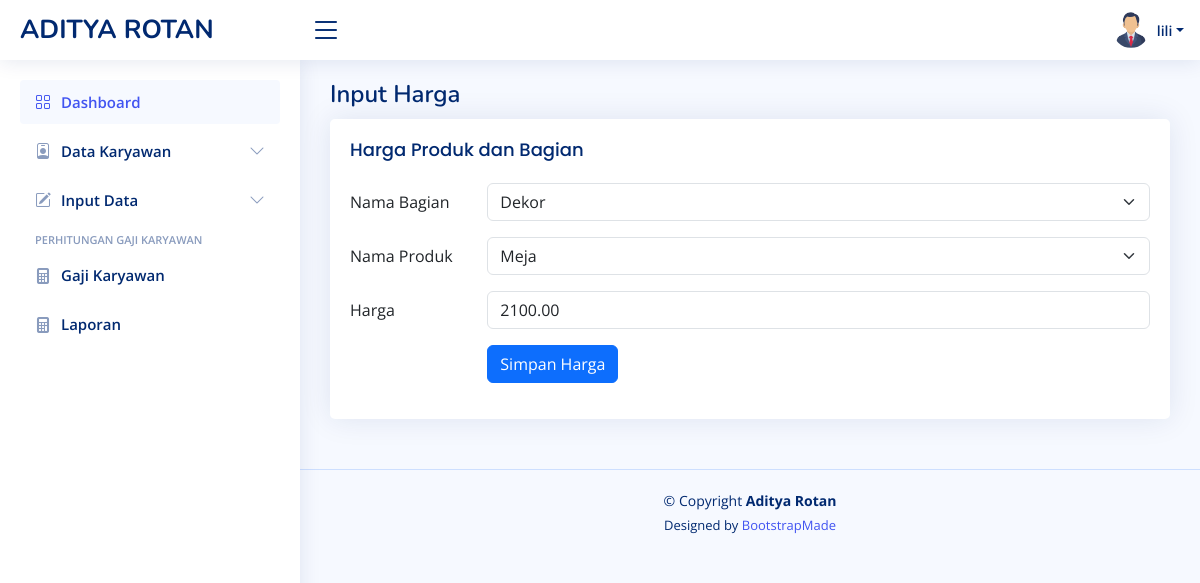
The page /update_harga.php?id=2 (signed in) on the database its author committed.
### tables this page shows
CREATE TABLE `akun` (
  `id_user` int(5) NOT NULL,
  `username` varchar(100) NOT NULL,
  `email` varchar(100) NOT NULL,
  `password` varchar(100) NOT NULL,
  `photo` varchar(255) NOT NULL,
  `telp` varchar(13) NOT NULL
);

CREATE TABLE `harga` (
  `id_harga` int(11) NOT NULL,
  `id_produk` int(11) DEFAULT NULL,
  `id_bagian` int(11) DEFAULT NULL,
  `harga` decimal(10,2) NOT NULL
);

### update_harga.php (the view, shortened to what this page needs)
<?php
require 'function.php';
    $query = "SELECT id_produk, nama_produk FROM produk";
    $result = mysqli_query($koneksi, $query);
    $query = "SELECT id_bagian, nama_bagian FROM bagian";
    $result_bagian = mysqli_query($koneksi, $query);
?>
<?php include "template/header.php"; ?>
<?php include "template/sidebar.php"; ?>
  <main id="main" class="main">
    <div class="pagetitle">
      <h1>Input Harga</h1>
    </div>
    <section class="section">
        <div class="row">
            <div class="col-lg-12">
            <div class="card">
                <div class="card-body">
                <h5 class="card-title">Harga Produk dan Bagian</h5>
                <?php
                    $id = $_GET['id'];
                    $data = "SELECT harga.*, produk.nama_produk, bagian.nama_bagian from harga
                             join produk on harga.id_produk = produk.id_produk
                             join bagian on harga.id_bagian = bagian.id_bagian WHERE id_harga = '$id'";
                    $query = mysqli_query($conn, $data);
                    $d = mysqli_fetch_array($query);
                    $selected_id_produk = $d['id_produk'];
                    $selected_id_bagian = $d['id_bagian'];
                ?>
                <form action="" method="POST">
                    <div class="row mb-3">
                        <label for="inputEmail3" class="col-sm-2 col-form-label">Nama Bagian</label>
                        <div class="col-sm-10">
                            <select name="id_bagian" class="form-select" aria-label="Default select example">
                                <?php
                                    while ($row = mysqli_fetch_assoc($result_bagian)) {
                                        $selected = ($row['id_bagian'] == $selected_id_bagian) ? 'selected' : '';
                                        echo "<option value='{$d['id_bagian']}' $selected>{$row['nama_bagian']}</option>";
                                    }
                                ?>
                            </select>
                        </div>
                    </div>
                    <div class="row mb-3">
                        <label for="inputEmail3" class="col-sm-2 col-form-label">Nama Produk</label>
                        <div class="col-sm-10">
                            <select name="id_produk" class="form-select" aria-label="Default select example">
                                <?php
                                    while ($row = mysqli_fetch_assoc($result)) {
                                        $selected = ($row['id_produk'] == $selected_id_produk) ? 'selected' : '';
                                        echo "<option value='{$d['id_produk']}' $selected>{$row['nama_produk']}</option>";
                                    }
                                ?>
                            </select>
                        </div>
                    </div>
                    <div class="row mb-3">
                        <label for="inputText" class="col-sm-2 col-form-label">Harga</label>
                        <div class="col-sm-10">
                            <input type="text" name="harga" class="form-control" value="<?= $d["harga"] ?>">
                        </div>
                    </div>
                    <div class="row mb-3">
                        <label for="inputText" class="col-sm-2 col-form-label"></label>
                        <div class="col-sm-4">
                        <button type="submit" name="submit" class="btn btn-primary">Simpan Harga</button>
                        </div>
                    </div>
                </form>
            </div>
            </div>
        </div>
    </section>
  </main>
<?php include "template/footer.php"; ?>

### template/header.php (shortened to what this page needs)
<?php
include_once("koneksi.php");
$username = $_SESSION['username'];
$sql = "SELECT * FROM akun WHERE username = '$username'";
$query = mysqli_query($koneksi, $sql);
$akun = mysqli_fetch_assoc($query);
?>
<!DOCTYPE html>
<html lang="en">
  <head>
    <link href="assets/vendor/bootstrap/css/bootstrap.min.css" rel="stylesheet" />
    <link href="assets/vendor/bootstrap-icons/bootstrap-icons.css" rel="stylesheet" />
    <link href="assets/vendor/boxicons/css/boxicons.min.css" rel="stylesheet" />
    <link href="assets/vendor/quill/quill.snow.css" rel="stylesheet" />
    <link href="assets/vendor/quill/quill.bubble.css" rel="stylesheet" />
    <link href="assets/vendor/remixicon/remixicon.css" rel="stylesheet" />
    <link href="assets/vendor/simple-datatables/style.css" rel="stylesheet" />
    <link href="assets/css/style.css" rel="stylesheet" />
  </head>
  <body>
    <header id="header" class="header fixed-top d-flex align-items-center">
      <div class="d-flex align-items-center justify-content-between">
        <a href="index.html" class="logo d-flex align-items-center">
          <span class="d-none d-lg-block">ADITYA ROTAN</span>
        </a>
        <i class="bi bi-list toggle-sidebar-btn"></i>
      </div>
      <nav class="header-nav ms-auto">
        <ul class="d-flex align-items-center">
          <li class="nav-item dropdown pe-3">
            <a class="nav-link nav-profile d-flex align-items-center pe-0" href="#" data-bs-toggle="dropdown">
              <?php
              if ($akun['photo'] == "") {
              ?>
                  <img src="assets/img/user.png" alt="Profile.php" class="rounded-circle">
              <?php
              } else {
              ?>
                  <img src="assets/img/<?= $akun['photo'] ?>" alt="Profile.php" class="rounded-circle">
              <?php
              }
              ?>
              <span class="d-none d-md-block dropdown-toggle ps-2"><?= $username; ?></span> </a
            >
          </li>
        </ul>
      </nav>
    </header>

### assets/css/style.css (style rules this page uses)
:root { scroll-behavior: smooth; }
body { font-family: "Open Sans", sans-serif; background: #f6f9ff; color: #444444; }
a { color: #4154f1; text-decoration: none; }
h1, h2, h3, h4, h5, h6 { font-family: "Nunito", sans-serif; }
#main { margin-top: 60px; padding: 20px 30px; transition: all 0.3s; }
.pagetitle { margin-bottom: 10px; }
.pagetitle h1 { font-size: 24px; margin-bottom: 0; font-weight: 600; color: #012970; }
.card { margin-bottom: 30px; border: none; border-radius: 5px; box-shadow: 0px 0 30px rgba(1, 41, 112, 0.1); }
.card-title { padding: 20px 0 15px 0; font-size: 18px; font-weight: 500; color: #012970; font-family: "Poppins", sans-serif; }
.card-body { padding: 0 20px 20px 20px; }
.logo { line-height: 1; }
@media (min-width: 1200px) { .logo { width: 280px; } }
.logo span { font-size: 26px; font-weight: 700; color: #012970; font-family: "Nunito", sans-serif; }
.header { transition: all 0.5s; z-index: 997; height: 60px; box-shadow: 0px 2px 20px rgba(1, 41, 112, 0.1); background-color: #fff; padding-left: 20px; }
.header .toggle-sidebar-btn { font-size: 32px; padding-left: 10px; cursor: pointer; color: #012970; }
.header-nav ul { list-style: none; }
.header-nav > ul { margin: 0; padding: 0; }
.header-nav .nav-profile { color: #012970; }
.header-nav .nav-profile img { max-height: 36px; }
.header-nav .nav-profile span { font-size: 14px; font-weight: 600; }
@media (min-width: 1200px) { #main, #footer { margin-left: 300px; } }

### rows shown on the page
akun: photo (picture)
harga: harga "2100.00"

### other values the page prints
$username "lili"
form field id_bagian "Dekor"
form field id_produk "Meja"
